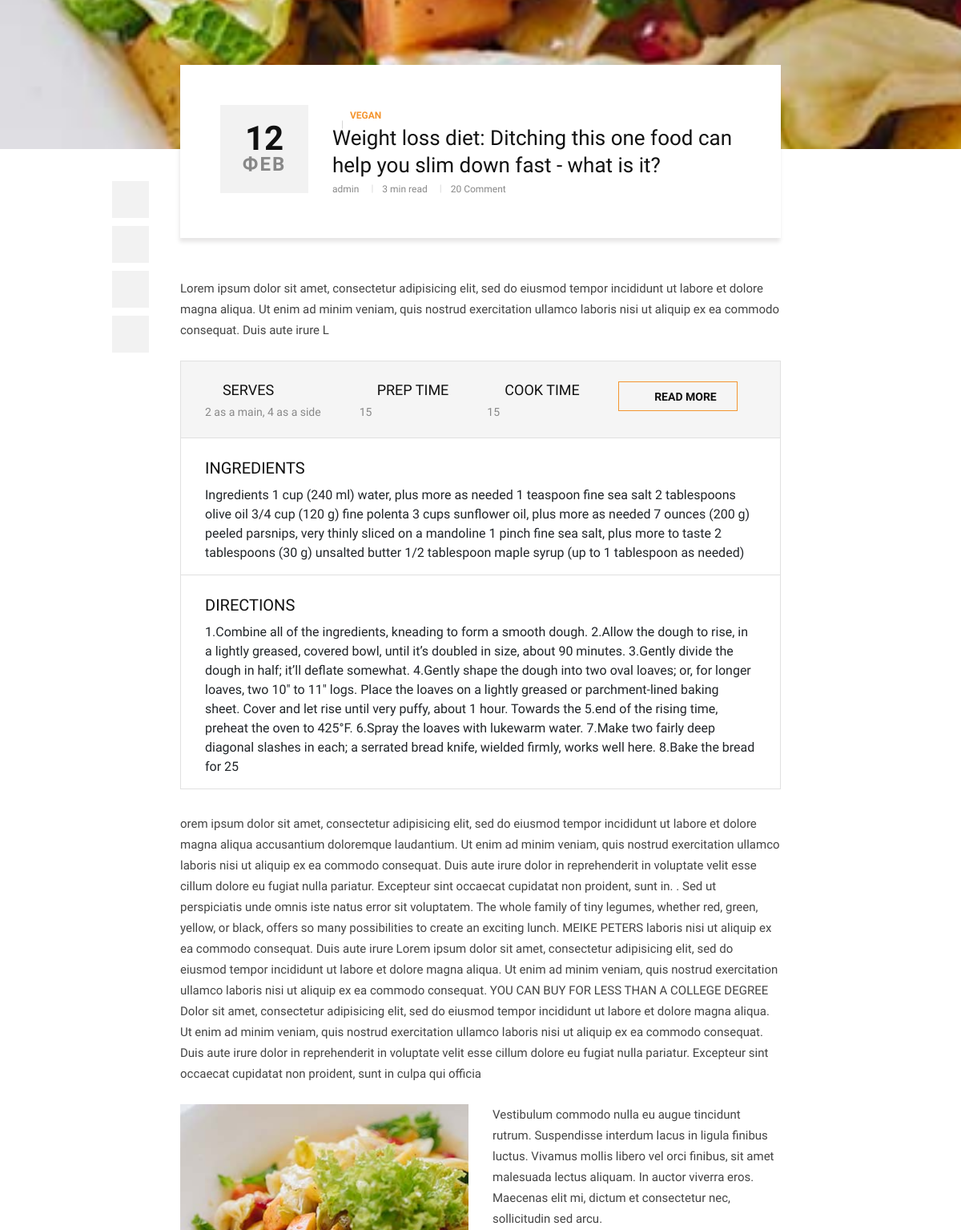
Page /www/www/ (middle part) on the earlier database version.
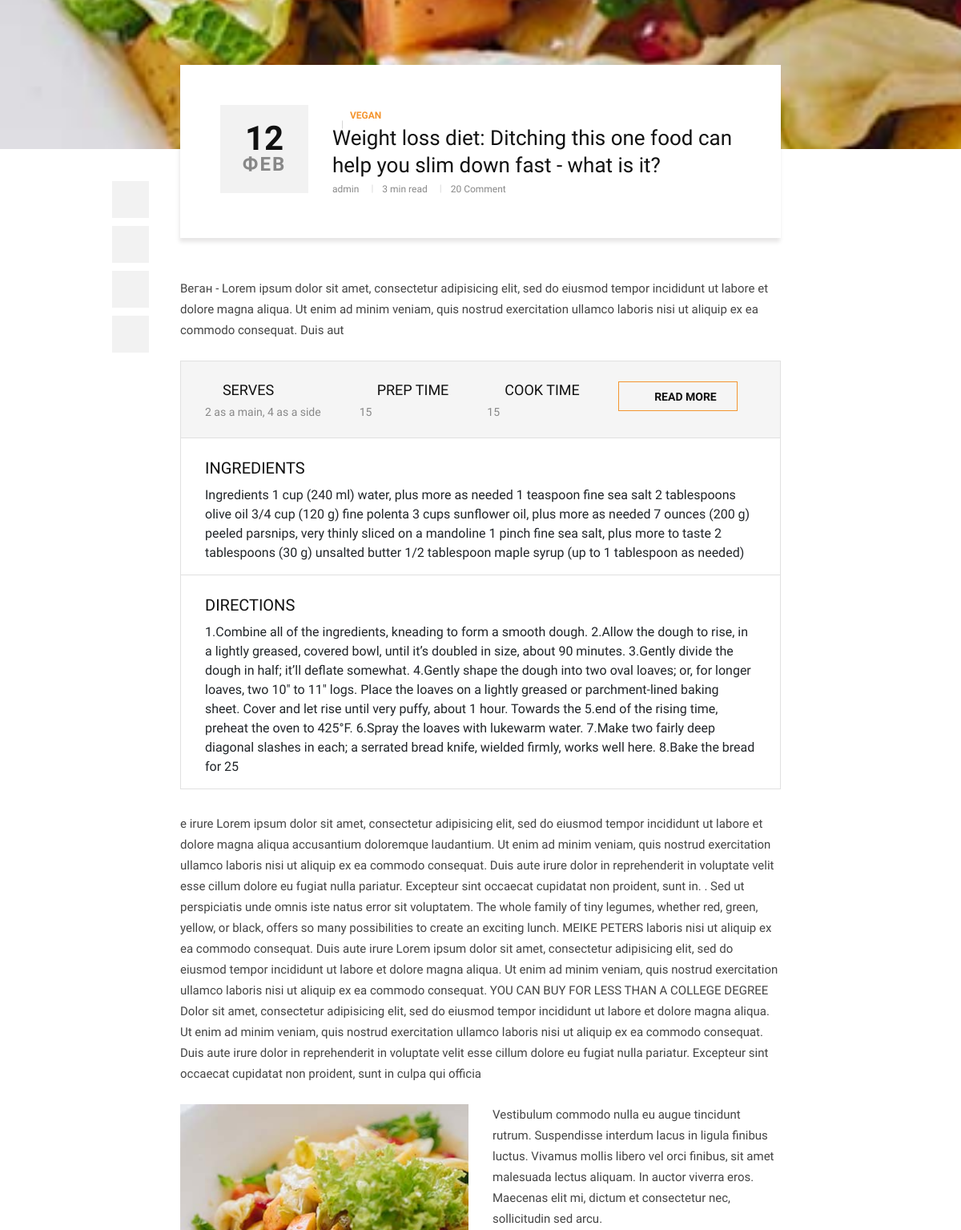
Same page on the later database version.
### db/models.py (models this page shows, shortened)
class Post(models.Model):
    author = models.ForeignKey(
        User, #использование модели для подписи статьи этого пользователя
        related_name='posts',
        on_delete=models.CASCADE #удаление пользователя удалит все статьи? или все пометки автора
    )
    title = models.CharField(max_length=200)
    image = models.ImageField(upload_to='articals/')
    text = models.TextField(null = True)
    category = models.ForeignKey(
        Category,
        related_name='post',
        on_delete=models.SET_NULL,
        null=True
    )
    tags = models.ManyToManyField(Tag, related_name = 'posts')
    cteate_at = models.DateField()
    slug = models.SlugField(max_length=200, default='www')
    def get_recipes(self):
        return self.recipes.all()

class Category(MPTTModel):
    name = models.CharField(max_length=100)
    slug = models.SlugField(max_length=100) #строка для ссылки
    parent = TreeForeignKey( #подкатегории (категории на mppt библиотеке)
        'self',
        related_name='children',
        on_delete=models.SET_NULL, #при удалении удаляет все подкатегории либо нет  CASCADE()
        null=True, #не озязательное поле
        blank=True, #не обязательно при заполнении
    )
    class MPTTMeta:
        order_insertion_by = ['name']
    def __str__(self):
        return self.name

### main/views.py (the view)
# urls.py: path('<slug:slug>/<slug:post_slug>/', views.PostDetailViews.as_view(), name = 'post_single')
class PostDetailViews(DetailView):
    model = Post
    context_object_name = "post"
    template_name = "db/single-post.html"
    slug_url_kwarg = "post_slug"
    def get_context_data(self, **kwargs):
        context = super().get_context_data(**kwargs)
        context['form'] = CommentForm()
        return context

### templates/db/single-post.html (shortened to what the changed rows need)
{% extends "base.html" %}
{% block content %}
    <section class="single-post spad">
        <div class="container">
            <div class="row d-flex justify-content-center">
                <div class="col-lg-8">
                    <div class="single-post__title">
                        <div class="single-post__title__meta">
                            <h2>{{post.cteate_at | date:"d"}}</h2>
                            <span>{{post.cteate_at | date:"M"}}</span>
                        </div>
                        <div class="single-post__title__text">
                            <ul class="label">
                                <li>{{ post.category }}</li>
                            </ul>
                            <ul class="widget">
                                <li>{{ post.author }}</li>
                                <li>3 min read</li>
                                <li>20 Comment</li>
                            </ul>
                        </div>
                    </div>
                    <div class="single-post__top__text">
                        <p>{{post.text | slice:":250"}} </p>
                    </div>
                    <div class="single-post__desc">
                        <p> {{post.text | slice:"250:"}} </p>
                    </div>
                </div>
            </div>
        </div>
    </section>
{% endblock content %}

Differences in the rows shown:
changed Post "ФЕВ": text "Lorem ipsum dolor sit amet, consectetur adipisicing elit, sed do eiusmod tempor incididunt ut labore et dolore magna aliqua. Ut enim ad minim veniam, quis nostrud exercitation ullamco laboris nisi ut aliquip ex ea commodo consequat. Duis aute irure L" → "Веган - Lorem ipsum dolor sit amet, consectetur adipisicing elit, sed do eiusmod tempor incididunt ut labore et dolore magna aliqua. Ut enim ad minim veniam, quis nostrud exercitation ullamco laboris nisi ut aliquip ex ea commodo consequat. Duis aut"; text "orem ipsum dolor sit amet,…" → "e irure Lorem ipsum dolor sit amet,…"
